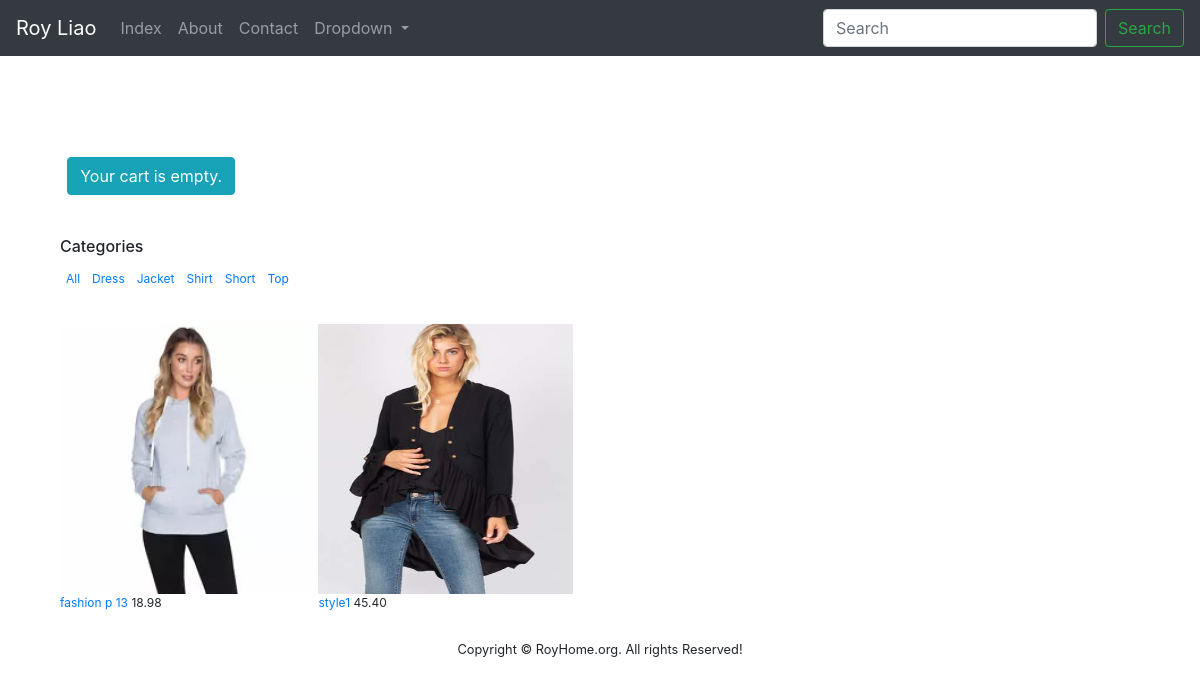
The page /list/2/ on the database its author committed.
### pages/models.py (models this page shows, shortened)
class Category(models.Model):
    name = models.CharField(max_length=150, db_index=True)
    slug = models.SlugField(max_length=150, unique=True ,db_index=True)
    created_at = models.DateTimeField(auto_now_add=True)
    updated_at = models.DateTimeField(auto_now=True)
    class Meta:
        ordering = ('name', )
        verbose_name = 'category'
        verbose_name_plural = 'categories'
    def __str__(self):
        return self.name
    def get_absolute_url(self):
        return reverse('pages:category_select', kwargs={"pk":self.pk})

class Products(models.Model):
    SIZE_CHOICES = (
    ('Size', (
            ('small', 's'),
            ('medium', 'm'),
            ('large', 'l'),
            ('extr large', 'xl'),
        ),
    ),
    )
    COLOR_CHOICES = (
    ('color', (
            ('white', 'white'),
            ('blue', 'blue'),
            ('red', 'red'),
        )
    ),)
    category = models.ForeignKey(Category, blank=True, related_name='products', on_delete=models.CASCADE)
    p_code = models.CharField(max_length=50, unique=True)
    p_name = models.CharField(max_length=50)
    slug = models.SlugField(max_length=100, db_index=True, blank=True)
    description = models.TextField(max_length=1500)
    colour = models.CharField(max_length=100,choices=COLOR_CHOICES)
    size = models.CharField(max_length=100, choices=SIZE_CHOICES)
    price = models.DecimalField(decimal_places=2, max_digits=4, default=0)
    isf =  models.BooleanField(default=False)
    pic = models.ImageField(max_length=5000)
    sls = models.CharField(max_length=300, default=SIZE_CHOICES)
    slc = models.CharField(max_length=300)
    available = models.BooleanField(default=True)
    stock = models.PositiveIntegerField()
    created_at = models.DateTimeField(auto_now_add=True)
    updated_at = models.DateTimeField(auto_now=True)
    image = models.ImageField(upload_to='products/%Y/%m/%d', blank=True)
    class Meta:
        ordering = ('p_name', )
        index_together = (('id', 'slug'),)

### pages/views.py (the view)
# urls.py: url(r'^list/(?P<pk>[0-9]+)/$',views.category_select, name='category_select'),
def category_select(request, pk):
    cart=Cart(request)
    categories = Category.objects.all()
    category = get_object_or_404(Category, id=pk)
    print(category)
    sproduct=Products.objects.filter(category=category, available='True')
    context = {
        'categories': categories,
        'category': category,
        'products': sproduct,
        'cart':cart
    }
    return render(request, 'indexproduct.html', context)

### cart/cart.py (called while the page is built)
    def __len__(self):
        return sum(item['quantity'] for item in self.cart.values())

### pages/templates/indexproduct.html (shortened to what this page needs)
{% extends "base.html" %}
{% load static %}
{%block content%}
<div class="col-sm-3 col-sm-offset-1 blog-sidebar">
          <div class="sidebar-module">
            <h6>Categories</h6>
            <ol class="list-unstyled">
              <li style=" float: left;display: block;
  color: white;
  text-align: center;
  padding: 6px;
  text-decoration: none " {% if not category %} class="active"{% endif %}><a href='/list' ><span> All </span></a></li>
            {% for c in categories %}
              <li style=" float: left; display: block;
  color: white;
  text-align: center;
  padding: 6px;
  text-decoration: none" {% if category.slug == c.slug %} class="active"{% endif %}>
                  <a href="{{ c.get_absolute_url }}"> <span> {{ c.name }} </span> </a>
              </li>
            {% endfor %}
            </ol>
          </div>
</div>
<div class="container">
      {% for  all_products in products %}
      <div id=content">
        <span>
        <a href={% url 'pages:productdetail' all_products.id %}><image src="/media/{{all_products.pic}}" class="d-block w-15" width=255 height=270 alt="..."></image></a>
        </span><a href={% url 'pages:productdetail' all_products.id %}>{{all_products.p_name}}</a>	{{all_products.price}}
       </div>
       {% endfor %}
</div>
{% endblock %}

### pages/templates/indexproduct.html (style rules this page uses)
.container { font-size: 0; }
.container div { display: inline-block; font-size: 12px; margin-left: 0px; margin-top: 10px;marker-start: 0 }

### rows shown on the page
Category: name "Dress"
Category: name "Jacket"
Category: name "Shirt"
Category: name "Short"
Category: name "Top"
Products: pic (picture), p_name "fashion p 13", price "18.98"
Products: pic (picture), p_name "style1", price "45.40"
